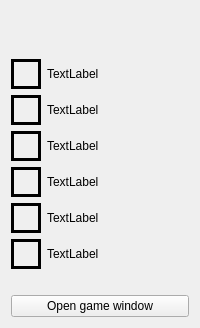
          <widget class="QWidget" name="erudite_game_display_tab">
           <attribute name="title">
            <string>Erudite</string>
           </attribute>
           <layout class="QVBoxLayout" name="verticalLayout_12">
            <item>
             <widget class="QWidget" name="main_window_erudite_blocked_players_indicator_widget" native="true">
              <property name="sizePolicy">
               <sizepolicy hsizetype="Preferred" vsizetype="Preferred">
                <horstretch>0</horstretch>
                <verstretch>10</verstretch>
               </sizepolicy>
              </property>
              <layout class="QHBoxLayout" name="main_window_erudite_blocked_players_indicator_widget_horizontal_layout"/>
             </widget>
            </item>
            <item>
             <widget class="QWidget" name="main_window_erudite_info_timer_widget" native="true">
              <property name="sizePolicy">
               <sizepolicy hsizetype="Preferred" vsizetype="Preferred">
                <horstretch>0</horstretch>
                <verstretch>50</verstretch>
               </sizepolicy>
              </property>
              <layout class="QVBoxLayout" name="main_window_erudite_info_timer_widget_vertical_layout"/>
             </widget>
            </item>
            <item>
             <layout class="QFormLayout" name="formLayout_3">
              <item row="0" column="1">
               <widget class="QLabel" name="main_window_erudite_info_label_01">
                <property name="text">
                 <string>TextLabel</string>
                </property>
               </widget>
              </item>
              <item row="0" column="0">
               <widget class="QFrame" name="main_window_erudite_color_box_01">
                <property name="sizePolicy">
                 <sizepolicy hsizetype="Minimum" vsizetype="Minimum">
                  <horstretch>0</horstretch>
                  <verstretch>0</verstretch>
                 </sizepolicy>
                </property>
                <property name="minimumSize">
                 <size>
                  <width>30</width>
                  <height>30</height>
                 </size>
                </property>
                <property name="frameShape">
                 <enum>QFrame::Box</enum>
                </property>
                <property name="frameShadow">
                 <enum>QFrame::Plain</enum>
                </property>
                <property name="lineWidth">
                 <number>3</number>
                </property>
               </widget>
              </item>
              <item row="1" column="0">
               <widget class="QFrame" name="main_window_erudite_color_box_02">
                <property name="sizePolicy">
                 <sizepolicy hsizetype="Minimum" vsizetype="Minimum">
                  <horstretch>0</horstretch>
                  <verstretch>0</verstretch>
                 </sizepolicy>
                </property>
                <property name="minimumSize">
                 <size>
                  <width>30</width>
                  <height>30</height>
                 </size>
                </property>
                <property name="frameShape">
                 <enum>QFrame::Box</enum>
                </property>
                <property name="frameShadow">
                 <enum>QFrame::Plain</enum>
                </property>
                <property name="lineWidth">
                 <number>3</number>
                </property>
               </widget>
              </item>
              <item row="1" column="1">
               <widget class="QLabel" name="main_window_erudite_info_label_02">
                <property name="text">
                 <string>TextLabel</string>
                </property>
               </widget>
              </item>
              <item row="2" column="0">
               <widget class="QFrame" name="main_window_erudite_color_box_03">
                <property name="sizePolicy">
                 <sizepolicy hsizetype="Minimum" vsizetype="Minimum">
                  <horstretch>0</horstretch>
                  <verstretch>0</verstretch>
                 </sizepolicy>
                </property>
                <property name="minimumSize">
                 <size>
                  <width>30</width>
                  <height>30</height>
                 </size>
                </property>
                <property name="frameShape">
                 <enum>QFrame::Box</enum>
                </property>
                <property name="frameShadow">
                 <enum>QFrame::Plain</enum>
                </property>
                <property name="lineWidth">
                 <number>3</number>
                </property>
               </widget>
              </item>
              <item row="2" column="1">
               <widget class="QLabel" name="main_window_erudite_info_label_03">
                <property name="text">
                 <string>TextLabel</string>
                </property>
               </widget>
              </item>
              <item row="5" column="0">
               <widget class="QFrame" name="main_window_erudite_color_box_06">
                <property name="sizePolicy">
                 <sizepolicy hsizetype="Minimum" vsizetype="Minimum">
                  <horstretch>0</horstretch>
                  <verstretch>0</verstretch>
                 </sizepolicy>
                </property>
                <property name="minimumSize">
                 <size>
                  <width>30</width>
                  <height>30</height>
                 </size>
                </property>
                <property name="frameShape">
                 <enum>QFrame::Box</enum>
                </property>
                <property name="frameShadow">
                 <enum>QFrame::Plain</enum>
                </property>
                <property name="lineWidth">
                 <number>3</number>
                </property>
               </widget>
              </item>
              <item row="5" column="1">
               <widget class="QLabel" name="main_window_erudite_info_label_06">
                <property name="text">
                 <string>TextLabel</string>
                </property>
               </widget>
              </item>
              <item row="4" column="0">
               <widget class="QFrame" name="main_window_erudite_color_box_05">
                <property name="sizePolicy">
                 <sizepolicy hsizetype="Minimum" vsizetype="Minimum">
                  <horstretch>0</horstretch>
                  <verstretch>0</verstretch>
                 </sizepolicy>
                </property>
                <property name="minimumSize">
                 <size>
                  <width>30</width>
                  <height>30</height>
                 </size>
                </property>
                <property name="frameShape">
                 <enum>QFrame::Box</enum>
                </property>
                <property name="frameShadow">
                 <enum>QFrame::Plain</enum>
                </property>
                <property name="lineWidth">
                 <number>3</number>
                </property>
               </widget>
              </item>
              <item row="4" column="1">
               <widget class="QLabel" name="main_window_erudite_info_label_05">
                <property name="text">
                 <string>TextLabel</string>
                </property>
               </widget>
              </item>
              <item row="3" column="0">
               <widget class="QFrame" name="main_window_erudite_color_box_04">
                <property name="sizePolicy">
                 <sizepolicy hsizetype="Minimum" vsizetype="Minimum">
                  <horstretch>0</horstretch>
                  <verstretch>0</verstretch>
                 </sizepolicy>
                </property>
                <property name="minimumSize">
                 <size>
                  <width>30</width>
                  <height>30</height>
                 </size>
                </property>
                <property name="frameShape">
                 <enum>QFrame::Box</enum>
                </property>
                <property name="frameShadow">
                 <enum>QFrame::Plain</enum>
                </property>
                <property name="lineWidth">
                 <number>3</number>
                </property>
               </widget>
              </item>
              <item row="3" column="1">
               <widget class="QLabel" name="main_window_erudite_info_label_04">
                <property name="text">
                 <string>TextLabel</string>
                </property>
               </widget>
              </item>
             </layout>
            </item>
            <item>
             <spacer name="erudite_tab_horizontal_spacer">
              <property name="orientation">
               <enum>Qt::Horizontal</enum>
              </property>
              <property name="sizeType">
               <enum>QSizePolicy::Minimum</enum>
              </property>
              <property name="sizeHint" stdset="0">
               <size>
                <width>40</width>
                <height>20</height>
               </size>
              </property>
             </spacer>
            </item>
            <item>
             <widget class="QPushButton" name="open_erudite_window_button">
              <property name="sizePolicy">
               <sizepolicy hsizetype="Minimum" vsizetype="Fixed">
                <horstretch>0</horstretch>
                <verstretch>0</verstretch>
               </sizepolicy>
              </property>
              <property name="text">
               <string>Open game window</string>
              </property>
             </widget>
            </item>
           </layout>
          </widget>
